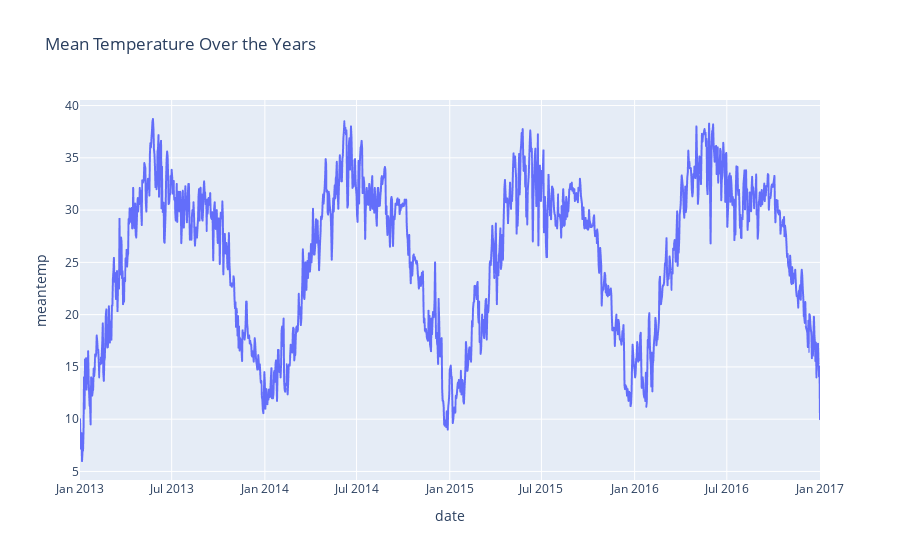

The notebook cell this image was saved under:
### Code cell
figure = px.line(data, x="date", y="meantemp",title='Mean Temperature Over the Years')
figure.show()

### Figure 1 — Plotly figure (JSON) as saved in the notebook; plotly's stock layout.template omitted (floating-point values rounded to 4 significant figures; data arrays with more than 128 entries replaced by an {"elided": "..."} marker saying what was removed)
{"data": [{"hovertemplate": "date=%{x}<br>meantemp=%{y}<extra></extra>", "legendgroup": "", "line": {"color": "#636efa", "dash": "solid"}, "marker": {"symbol": "circle"}, "mode": "lines", "name": "", "showlegend": false, "type": "scattergl", "x": {"elided": "1462 str values"}, "xaxis": "x", "y": {"elided": "1462 float values"}, "yaxis": "y"}], "layout": {"legend": {"tracegroupgap": 0}, "title": {"text": "Mean Temperature Over the Years"}, "xaxis": {"anchor": "y", "domain": [0, 1], "title": {"text": "date"}}, "yaxis": {"anchor": "x", "domain": [0, 1], "title": {"text": "meantemp"}}}}
